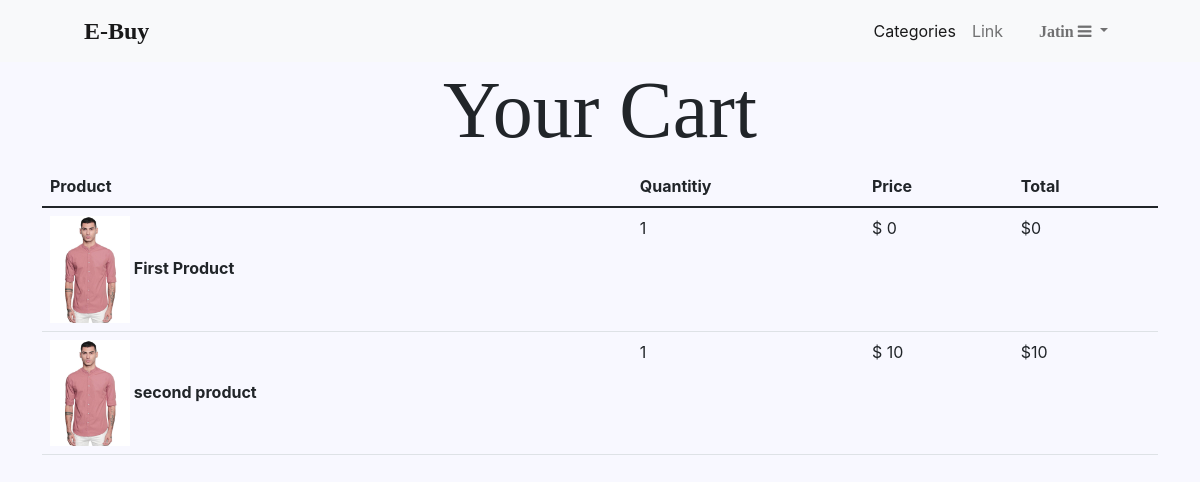
Page /products/cart/ (signed in) on the earlier database version.
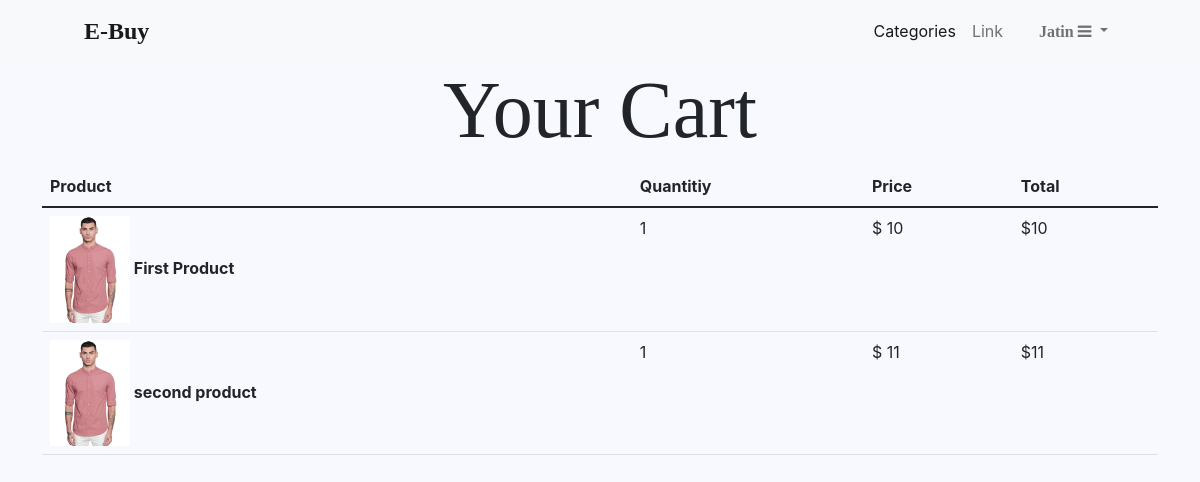
Same page on the later database version.
### product/models.py (models this page shows, shortened)
class ProductOrder(models.Model):
    user=models.ForeignKey(UserProfile,on_delete=models.CASCADE)
    product=models.ForeignKey(Product,on_delete=models.CASCADE)
    quantity=models.IntegerField(default=1)
    ordered=models.BooleanField(default=False)
    class Meta:
        verbose_name = 'Ordered Product'
        verbose_name_plural='Ordered Products'
    def get_total(self):
        return self.product.price * self.quantity

class Product(models.Model):
    class StatusChoices(models.TextChoices):
        AVAILABLE="SA",_("Stock Available")
        OUTOFSTOCK="NSA",_("No Stock Available")
    id = models.UUIDField(primary_key=True, default=uuid.uuid4, editable=False)
    title=models.CharField(max_length=256)
    slug=models.SlugField(blank=True,null=True)
    description=models.TextField()
    image=models.ImageField(blank=True,null=True)
    status=models.CharField(max_length=3,choices=StatusChoices.choices,default=StatusChoices.AVAILABLE)
    published_date=models.DateTimeField(auto_now_add=True)
    price=models.IntegerField(default=0)
    wishlist_users=models.ManyToManyField(UserProfile,related_name="wishlist_products",blank=True)
    category=models.ForeignKey('Category',on_delete=models.SET_NULL,null=True)

### product/views.py (the view)
# urls.py: path('products/cart/',CartListView.as_view(),name='cart'),
class CartListView(LoginRequiredMixin,ListView):
    model=ProductOrder
    template_name='product/cart.html'
    context_object_name='cart_products'
    def get_context_data(self, **kwargs):
        return super().get_context_data(**kwargs)
    def get_queryset(self):
        return ProductOrder.objects.filter(user=self.request.user)

### templates/product/cart.html
{% extends "base.html" %}
{% load static %}
{% block head %}
    <link rel="stylesheet" href={% static 'css/product/cart.css' %}>
{% endblock %}
{% block content %}
    <h1 class="page-title">Your Cart</h1>
    <div class="container cart">
        <table class="table table-hover">
            <thead>
                <tr>
                    <th scope="col">Product</th>
                    <th scope="col">Quantitiy</th>
                    <th scope="col">Price</th>
                    <th scope="col">Total</th>
                </tr>
            </thead>
            <tbody>
                {% for product in cart_products %}
                    <tr class="cart-row">
                        <th scope="row">
                            <img class="cart-product-image" src={% static 'images/sample_product.jpg' %} alt="">
                            <a href={% url 'detail' product.product.slug %} class="cart-product-title">{{product.product.title}}</a>
                        </th>
                        <td>{{product.quantity}}</td>
                        <td>$ {{product.product.price}}</td>
                        <td>${{product.get_total}}</td>
                    </tr>
                {% endfor %}
            </tbody>
        </table>
    </div>
{% endblock %}

Differences in the rows shown:
changed through a linked row, ProductOrder "First Product": product.price "0" → "10"; get_total "0" → "10"
changed through a linked row, ProductOrder "second product": product.price "10" → "11"; get_total "10" → "11"
